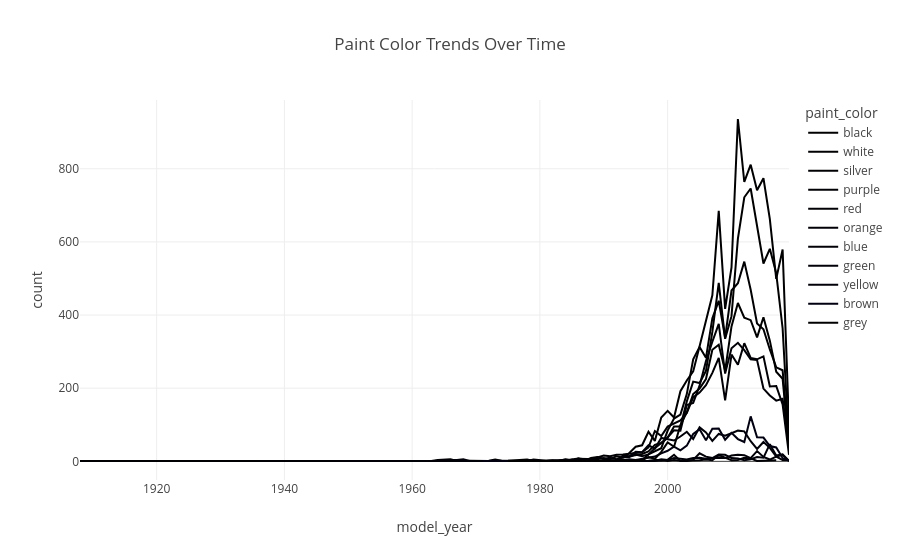

Notebook cell for this chart:
### Code cell
# Show trends over time
fig2 = px.line(color_year_counts, 
               x='model_year', 
               y='count', 
               color='paint_color',
               title='Paint Color Trends Over Time')

fig2.show()

### Figure 1 — Plotly figure (JSON) as saved in the notebook; plotly's stock layout.template omitted (floating-point values rounded to 4 significant figures)
{"data": [{"hovertemplate": "paint_color=black<br>model_year=%{x}<br>count=%{y}<extra></extra>", "legendgroup": "black", "line": {"color": "#000001", "dash": "solid"}, "marker": {"symbol": "circle"}, "mode": "lines", "name": "black", "orientation": "v", "showlegend": true, "type": "scatter", "x": [1908, 1954, 1958, 1965, 1966, 1977, 1979, 1980, 1981, 1983, 1984, 1985, 1986, 1987, 1988, 1989, 1990, 1991, 1992, 1993, 1994, 1995, 1996, 1997, 1998, 1999, 2000, 2001, 2002, 2003, 2004, 2005, 2006, 2007, 2008, 2009, 2010, 2011, 2012, 2013, 2014, 2015, 2016, 2017, 2018, 2019], "xaxis": "x", "y": [1, 1, 1, 2, 2, 1, 3, 1, 1, 1, 2, 1, 7, 7, 6, 6, 9, 3, 1, 16, 14, 18, 20, 27, 45, 50, 64, 95, 95, 164, 218, 214, 247, 354, 488, 335, 397, 609, 722, 746, 647, 541, 581, 514, 364, 51], "yaxis": "y"}, {"hovertemplate": "paint_color=white<br>model_year=%{x}<br>count=%{y}<extra></extra>", "legendgroup": "white", "line": {"color": "#000002", "dash": "solid"}, "marker": {"symbol": "circle"}, "mode": "lines", "name": "white", "orientation": "v", "showlegend": true, "type": "scatter", "x": [1908, 1960, 1962, 1964, 1966, 1968, 1969, 1970, 1972, 1973, 1976, 1979, 1981, 1982, 1983, 1984, 1985, 1986, 1987, 1988, 1989, 1990, 1991, 1992, 1993, 1994, 1995, 1996, 1997, 1998, 1999, 2000, 2001, 2002, 2003, 2004, 2005, 2006, 2007, 2008, 2009, 2010, 2011, 2012, 2013, 2014, 2015, 2016, 2017, 2018, 2019], "xaxis": "x", "y": [1, 1, 1, 1, 4, 1, 2, 1, 1, 2, 2, 3, 1, 1, 2, 1, 5, 2, 2, 9, 12, 6, 7, 14, 10, 23, 40, 44, 81, 56, 120, 138, 120, 192, 221, 246, 315, 388, 454, 685, 417, 530, 936, 764, 811, 741, 774, 662, 499, 579, 101], "yaxis": "y"}, {"hovertemplate": "paint_color=silver<br>model_year=%{x}<br>count=%{y}<extra></extra>", "legendgroup": "silver", "line": {"color": "#000003", "dash": "solid"}, "marker": {"symbol": "circle"}, "mode": "lines", "name": "silver", "orientation": "v", "showlegend": true, "type": "scatter", "x": [1929, 1964, 1966, 1968, 1973, 1975, 1978, 1979, 1980, 1982, 1983, 1984, 1986, 1987, 1988, 1990, 1993, 1994, 1995, 1996, 1997, 1998, 1999, 2000, 2001, 2002, 2003, 2004, 2005, 2006, 2007, 2008, 2009, 2010, 2011, 2012, 2013, 2014, 2015, 2016, 2017, 2018, 2019], "xaxis": "x", "y": [1, 1, 1, 1, 1, 2, 5, 1, 1, 1, 1, 1, 1, 4, 1, 2, 4, 3, 4, 4, 19, 27, 36, 84, 117, 128, 184, 279, 313, 283, 391, 439, 338, 467, 487, 546, 469, 377, 361, 306, 257, 249, 47], "yaxis": "y"}, {"hovertemplate": "paint_color=purple<br>model_year=%{x}<br>count=%{y}<extra></extra>", "legendgroup": "purple", "line": {"color": "#000004", "dash": "solid"}, "marker": {"symbol": "circle"}, "mode": "lines", "name": "purple", "orientation": "v", "showlegend": true, "type": "scatter", "x": [1936, 1986, 1992, 1993, 1995, 1996, 1997, 1998, 1999, 2000, 2001, 2002, 2003, 2004, 2005, 2006, 2007, 2008, 2009, 2010, 2011, 2012, 2013, 2014, 2015, 2017], "xaxis": "x", "y": [1, 2, 1, 2, 3, 3, 2, 4, 4, 1, 4, 2, 2, 3, 3, 5, 3, 17, 9, 3, 4, 10, 8, 1, 2, 3], "yaxis": "y"}, {"hovertemplate": "paint_color=red<br>model_year=%{x}<br>count=%{y}<extra></extra>", "legendgroup": "red", "line": {"color": "#000005", "dash": "solid"}, "marker": {"symbol": "circle"}, "mode": "lines", "name": "red", "orientation": "v", "showlegend": true, "type": "scatter", "x": [1948, 1961, 1963, 1964, 1965, 1966, 1967, 1969, 1970, 1972, 1973, 1974, 1978, 1979, 1981, 1984, 1985, 1986, 1987, 1988, 1989, 1990, 1991, 1992, 1993, 1994, 1995, 1996, 1997, 1998, 1999, 2000, 2001, 2002, 2003, 2004, 2005, 2006, 2007, 2008, 2009, 2010, 2011, 2012, 2013, 2014, 2015, 2016, 2017, 2018, 2019], "xaxis": "x", "y": [1, 1, 1, 4, 4, 6, 1, 1, 2, 2, 5, 2, 1, 5, 2, 3, 5, 8, 7, 4, 11, 16, 14, 18, 19, 22, 23, 25, 38, 83, 69, 95, 103, 112, 132, 175, 188, 208, 242, 283, 167, 292, 264, 323, 283, 279, 287, 205, 206, 156, 18], "yaxis": "y"}, {"hovertemplate": "paint_color=orange<br>model_year=%{x}<br>count=%{y}<extra></extra>", "legendgroup": "orange", "line": {"color": "#000006", "dash": "solid"}, "marker": {"symbol": "circle"}, "mode": "lines", "name": "orange", "orientation": "v", "showlegend": true, "type": "scatter", "x": [1949, 1969, 1970, 1971, 1974, 1975, 1977, 1979, 1990, 1995, 1997, 1999, 2000, 2001, 2002, 2003, 2004, 2005, 2006, 2007, 2008, 2009, 2010, 2011, 2012, 2013, 2014, 2015, 2016, 2017, 2018, 2019], "xaxis": "x", "y": [1, 1, 1, 1, 1, 1, 1, 1, 1, 2, 1, 2, 4, 18, 1, 1, 4, 22, 13, 9, 10, 9, 16, 18, 17, 9, 28, 12, 5, 13, 4, 4], "yaxis": "y"}, {"hovertemplate": "paint_color=blue<br>model_year=%{x}<br>count=%{y}<extra></extra>", "legendgroup": "blue", "line": {"color": "#000007", "dash": "solid"}, "marker": {"symbol": "circle"}, "mode": "lines", "name": "blue", "orientation": "v", "showlegend": true, "type": "scatter", "x": [1955, 1962, 1965, 1966, 1967, 1968, 1969, 1970, 1971, 1972, 1973, 1974, 1977, 1978, 1979, 1980, 1981, 1982, 1983, 1984, 1985, 1986, 1987, 1988, 1989, 1990, 1991, 1992, 1993, 1994, 1995, 1996, 1997, 1998, 1999, 2000, 2001, 2002, 2003, 2004, 2005, 2006, 2007, 2008, 2009, 2010, 2011, 2012, 2013, 2014, 2015, 2016, 2017, 2018, 2019], "xaxis": "x", "y": [1, 1, 2, 2, 4, 1, 1, 1, 2, 1, 2, 1, 2, 2, 4, 1, 2, 3, 1, 6, 2, 8, 4, 4, 10, 7, 10, 6, 12, 12, 19, 14, 19, 36, 50, 66, 85, 84, 154, 160, 207, 274, 327, 376, 240, 309, 324, 304, 279, 277, 199, 180, 166, 171, 40], "yaxis": "y"}, {"hovertemplate": "paint_color=green<br>model_year=%{x}<br>count=%{y}<extra></extra>", "legendgroup": "green", "line": {"color": "#000008", "dash": "solid"}, "marker": {"symbol": "circle"}, "mode": "lines", "name": "green", "orientation": "v", "showlegend": true, "type": "scatter", "x": [1966, 1967, 1968, 1969, 1970, 1971, 1973, 1975, 1979, 1989, 1990, 1991, 1992, 1993, 1994, 1995, 1996, 1997, 1998, 1999, 2000, 2001, 2002, 2003, 2004, 2005, 2006, 2007, 2008, 2009, 2010, 2011, 2012, 2013, 2014, 2015, 2016, 2017, 2018, 2019], "xaxis": "x", "y": [1, 1, 2, 1, 2, 1, 3, 1, 1, 1, 1, 4, 2, 12, 14, 26, 25, 44, 35, 64, 61, 57, 68, 81, 61, 93, 79, 56, 75, 70, 77, 84, 82, 55, 34, 53, 37, 13, 18, 1], "yaxis": "y"}, {"hovertemplate": "paint_color=yellow<br>model_year=%{x}<br>count=%{y}<extra></extra>", "legendgroup": "yellow", "line": {"color": "#000009", "dash": "solid"}, "marker": {"symbol": "circle"}, "mode": "lines", "name": "yellow", "orientation": "v", "showlegend": true, "type": "scatter", "x": [1966, 1968, 1969, 1970, 1971, 1973, 1977, 1980, 1986, 1991, 1992, 1994, 1995, 1998, 1999, 2000, 2001, 2002, 2003, 2004, 2005, 2006, 2007, 2008, 2009, 2010, 2011, 2012, 2013, 2014, 2015, 2016, 2017, 2018, 2019], "xaxis": "x", "y": [2, 6, 1, 2, 1, 1, 2, 1, 1, 1, 1, 1, 1, 1, 6, 4, 9, 6, 5, 9, 10, 7, 9, 19, 18, 9, 8, 3, 6, 12, 10, 47, 16, 19, 1], "yaxis": "y"}, {"hovertemplate": "paint_color=brown<br>model_year=%{x}<br>count=%{y}<extra></extra>", "legendgroup": "brown", "line": {"color": "#000010", "dash": "solid"}, "marker": {"symbol": "circle"}, "mode": "lines", "name": "brown", "orientation": "v", "showlegend": true, "type": "scatter", "x": [1971, 1977, 1978, 1979, 1980, 1981, 1983, 1984, 1986, 1987, 1988, 1989, 1990, 1991, 1992, 1993, 1994, 1995, 1996, 1997, 1998, 1999, 2000, 2001, 2002, 2003, 2004, 2005, 2006, 2007, 2008, 2009, 2010, 2011, 2012, 2013, 2014, 2015, 2016, 2017, 2018, 2019], "xaxis": "x", "y": [1, 1, 2, 1, 1, 1, 1, 1, 2, 1, 1, 3, 2, 2, 1, 4, 6, 4, 7, 8, 13, 22, 29, 40, 30, 43, 75, 88, 58, 89, 90, 59, 78, 61, 53, 123, 66, 65, 42, 38, 9, 2], "yaxis": "y"}, {"hovertemplate": "paint_color=grey<br>model_year=%{x}<br>count=%{y}<extra></extra>", "legendgroup": "grey", "line": {"color": "#000001", "dash": "solid"}, "marker": {"symbol": "circle"}, "mode": "lines", "name": "grey", "orientation": "v", "showlegend": true, "type": "scatter", "x": [1975, 1977, 1981, 1985, 1986, 1987, 1988, 1989, 1990, 1991, 1992, 1993, 1994, 1995, 1996, 1997, 1998, 1999, 2000, 2001, 2002, 2003, 2004, 2005, 2006, 2007, 2008, 2009, 2010, 2011, 2012, 2013, 2014, 2015, 2016, 2017, 2018, 2019], "xaxis": "x", "y": [1, 1, 2, 2, 2, 1, 2, 3, 2, 2, 2, 5, 2, 4, 3, 12, 7, 26, 52, 40, 99, 134, 184, 199, 225, 305, 319, 248, 369, 433, 393, 386, 339, 394, 330, 245, 226, 38], "yaxis": "y"}], "layout": {"legend": {"title": {"text": "paint_color"}, "tracegroupgap": 0}, "title": {"text": "Paint Color Trends Over Time"}, "xaxis": {"anchor": "y", "domain": [0, 1], "title": {"text": "model_year"}}, "yaxis": {"anchor": "x", "domain": [0, 1], "title": {"text": "count"}}}}
